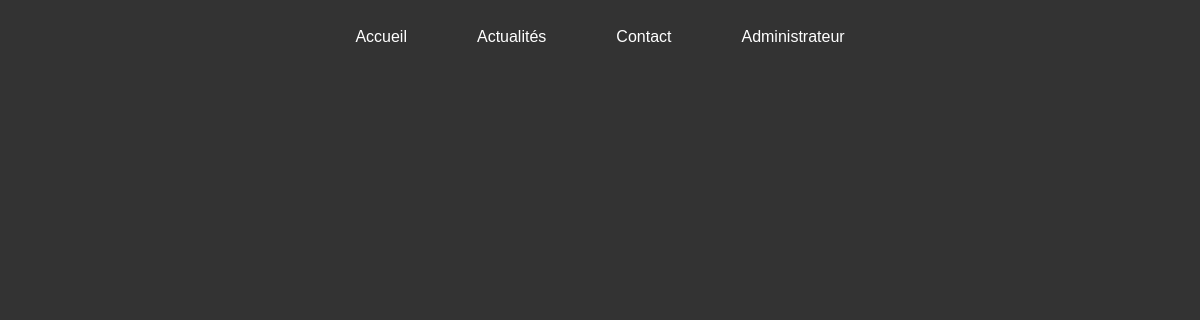
The page /actualites/dev.php (signed in) on the database as committed earlier.
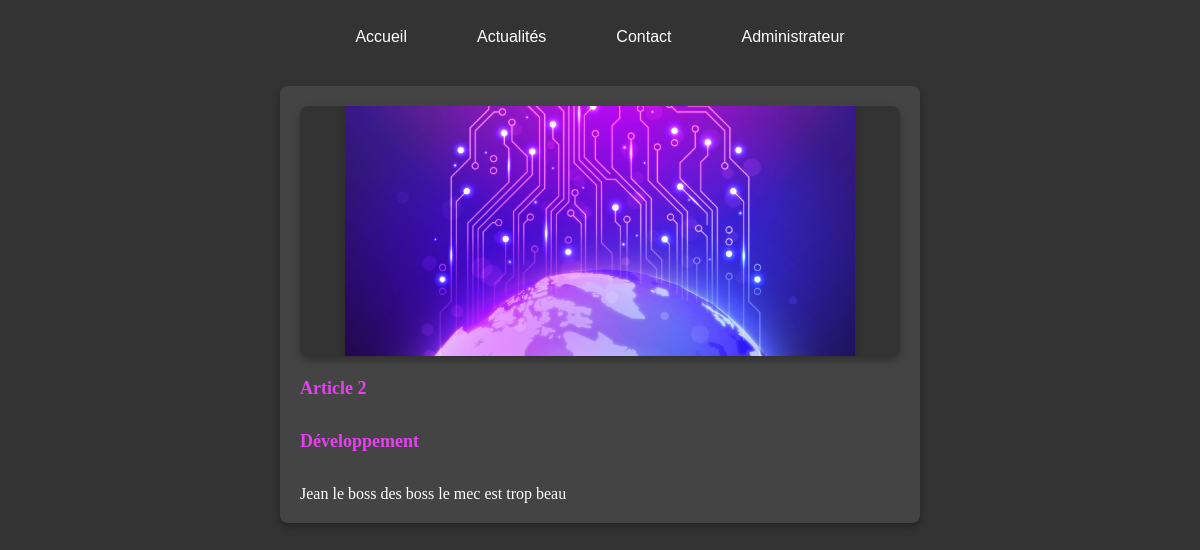
The same page on the database as committed later.
### tables this page shows
CREATE TABLE `articles` (
                            `idArticle` int(11) NOT NULL,
                            `titreArticle` varchar(255) NOT NULL,
                            `imgArticle` varchar(255) NOT NULL,
                            `tagArticle` varchar(255) NOT NULL,
                            `contentArticle` text DEFAULT NULL,
                            `fkuserId` int(11) NOT NULL,
                            `fkcodeTag` int(11) NOT NULL
);

### cli/functions.php (called while the page is built, shortened)
<?php
$host = "localhost";
$username = "root";
$password = "";
$dbname = "techsolution";
$conn = new PDO('mysql:host=' . $host . ';dbname=' . $dbname, $username, $password);
function getArticleByTag($tag) {
    global $conn;
    $sql = "SELECT * FROM articles WHERE tagArticle = :tag";
    $stmt = $conn->prepare($sql);
    $stmt->bindParam(':tag', $tag, PDO::PARAM_STR);
    $stmt->execute();
    return $stmt->fetchAll(PDO::FETCH_ASSOC);
}

### actualites/dev.php (the view, shortened to what this page needs)
<?php
include "../views/layout/header.php";
?>
<body>
<?php
$tag = "Développement";
$articles = getArticleByTag($tag);
foreach ($articles as $article) {
    echo '<div class="article">';
    echo '<div class="img-container">';
    echo '<img src="' . $article['imgArticle'] . '" onerror="this.src=\'../../techsolution/img/main-illustration.jpg\'">';
    echo '</div>';
    echo '<h5><a href="../../techsolution/actualites/article.php?id=' . htmlspecialchars($article['idArticle']) . '">' . htmlspecialchars($article['titreArticle']) . '</a></h5>';
    echo '<h5><a>' . htmlspecialchars($article['tagArticle']) . '</a></h5>';
    echo htmlspecialchars($article['contentArticle']);
    echo '</div>';
}
?>
</body>
</html>

Rows that differ between the two databases and show on the page:
now on this page (row edited): articles: titreArticle "Article 2", tagArticle "Développement", contentArticle "Jean le boss des boss le mec est trop beau"
